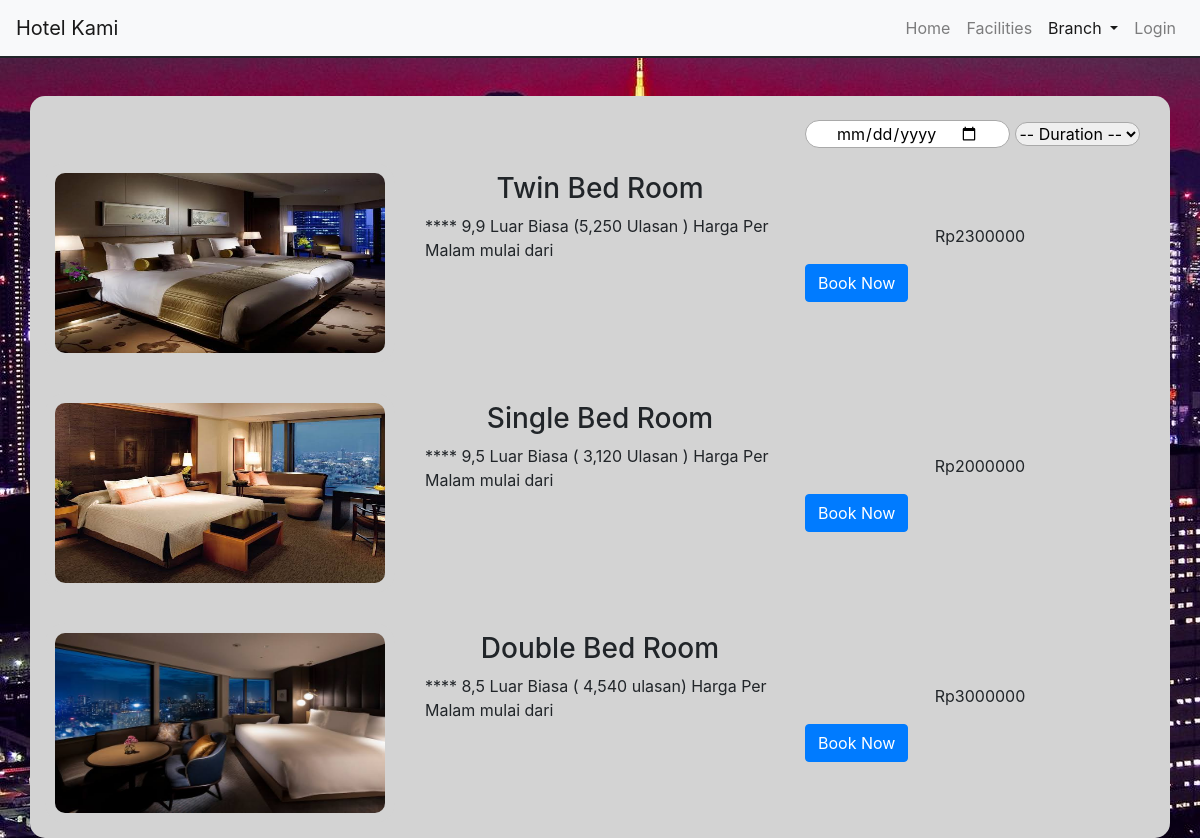
/users/japan.php, run on the app's committed database.
### tables this page shows
CREATE TABLE `japan` (
  `kode_kamar` char(4) NOT NULL,
  `image` varchar(100) NOT NULL,
  `tipe_kamar` varchar(100) NOT NULL,
  `deskripsi` varchar(500) NOT NULL,
  `harga` int(11) NOT NULL
);

### users/japan.php (the view, shortened to what this page needs)
<?php
include "../koneksi.php";
$sql="SELECT * FROM japan";
$result=mysqli_query($koneksi, $sql);
$username="";
$username1=$_SESSION["name"];
?>
<!DOCTYPE html>
<html>
    <head>
        <link href="../css/bootstrap.min.css" type="text/css" rel="stylesheet">
    </head>
    <body>
        <nav class="navbar navbar-expand-lg navbar-light bg-light fixed-top" style="border-bottom:2px solid ">
            <a class="navbar-brand" href="index.php">Hotel Kami</a>
            <div class="collapse navbar-collapse" id="navbarNav">
                <ul class="navbar-nav ml-auto">
                    <li class="nav-item">
                        <a class="nav-link" href="../index.php">Home <span class="sr-only">(current)</span></a>
                    </li>
                    <li class="nav-item">
                        <a class="nav-link" href="facilities.html">Facilities</a>
                    </li>
                    <li class="nav-item dropdown active">
                        <a class="nav-link dropdown-toggle" href="#" role="button" data-toggle="dropdown" aria-expanded="false">
                        Branch
                        </a>
                    </li>
                    <?php
                    if ($username==$username1){
                        echo '<li class="nav-item">
                        <a class="nav-link" href="login.php">Login</a>
                        </li>';
                    }
                    ?>
                </ul>
            </div>
        </nav>
        <br><br><br><br>
        <form action="review.php" method="post">
            <div class="container" style="background-color:lightgrey; border-radius:15px;">
                <div class="row">
                    <div class="col"></div>
                    <div class="col"></div>
                    <div class="col">
                        <br>
                        <input type="date" name="cekin" style="border:1px solid darkgrey; border-radius:30px; padding-left:30px; padding-right:30px;" required>
                        <select style="border:1px solid darkgrey; border-radius:30px;" name="duration" id="duration">
                            <option value="" selected disabled>-- Duration --</option>
                        </select>
                    </div>
                </div>
                <?php while($row=mysqli_fetch_assoc($result)) : ?>
                <div class="row">
                    <div class="col-sm">
                        <img class="img-fluid" src="../img/<?php echo $row["image"];?>" style="margin-top:15px; margin-bottom:15px; padding:10px;padding-top:10px; background-color:lightgrey;border:0; border-radius:20px; width:400px; height:200px;  ">
                    </div>
                    <div class="col-sm">
                        <br>
                        <h3 class="text-center"><?php echo $row["tipe_kamar"];?></h3>
                        <div><?php echo $row["deskripsi"];?></div>
                    </div>
                    <div class="col align-self-center">
                        <p class="text-center">Rp<?php echo $row["harga"];?></p>
                        <button class="btn btn-primary" type="submit" value="<?php echo $row["kode_kamar"];?>" name="booknow">Book Now</button>
                    </div>
                </div>
                <?php endwhile; ?>
            </div>
        </form>
    </body>
</html>

### users/japan.php (style rules this page uses)
body { background-image:url(../img/bgjapan.jpg); }

### data on the page
japan: image (picture), tipe_kamar "Twin Bed Room", deskripsi "**** 9,9 Luar Biasa (5,250 Ulasan ) Harga Per Malam mulai dari", harga "2300000"
japan: image (picture), tipe_kamar "Single Bed Room", deskripsi "**** 9,5 Luar Biasa ( 3,120 Ulasan ) Harga Per Malam mulai dari", harga "2000000"
japan: image (picture), tipe_kamar "Double Bed Room", deskripsi "**** 8,5 Luar Biasa ( 4,540 ulasan) Harga Per Malam mulai dari", harga "3000000"
